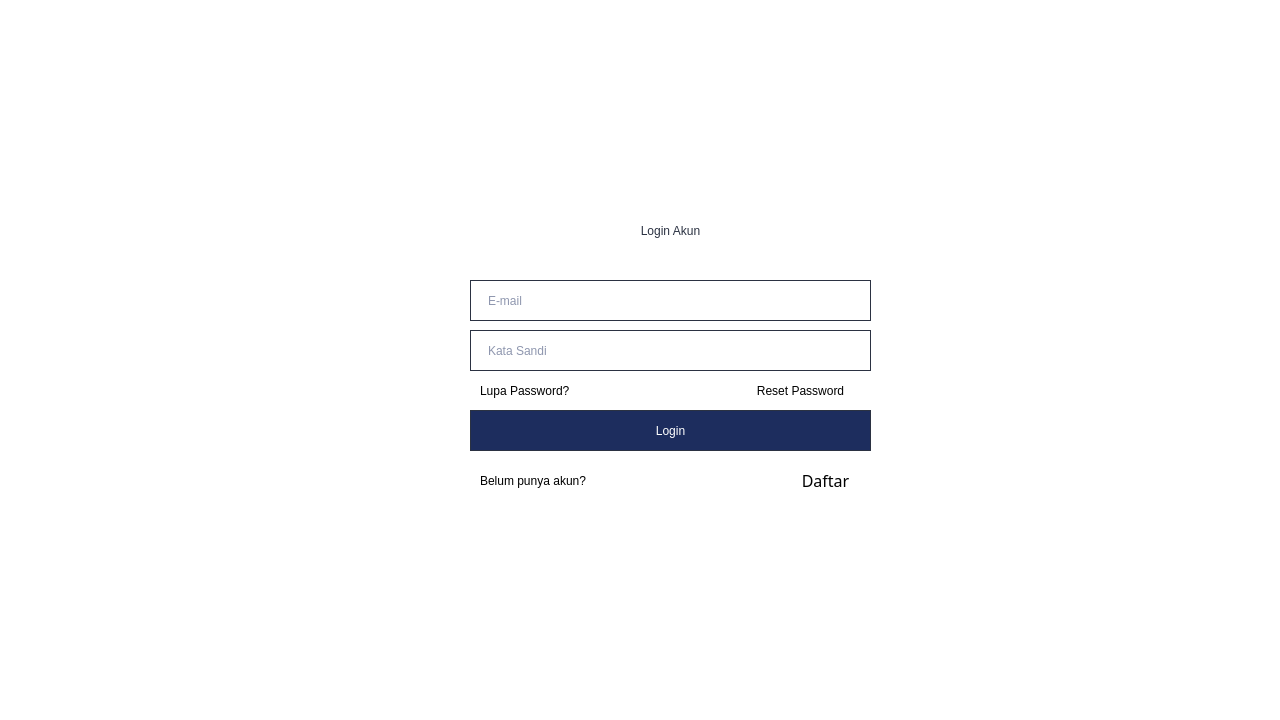
<?xml version="1.0" encoding="UTF-8"?>
<ui version="4.0">
 <class>Dialog</class>
 <widget class="QDialog" name="Dialog">
  <property name="geometry">
   <rect>
    <x>0</x>
    <y>0</y>
    <width>1280</width>
    <height>720</height>
   </rect>
  </property>
  <property name="windowTitle">
   <string>Dialog</string>
  </property>
  <property name="styleSheet">
   <string notr="true">background-color: #fff;</string>
  </property>
  <widget class="QLabel" name="label">
   <property name="geometry">
    <rect>
     <x>540</x>
     <y>200</y>
     <width>261</width>
     <height>61</height>
    </rect>
   </property>
   <property name="styleSheet">
    <string notr="true">color: #2B3242;
font: 30pt &quot;Mulish&quot;;</string>
   </property>
   <property name="text">
    <string>Login Akun</string>
   </property>
   <property name="alignment">
    <set>Qt::AlignCenter</set>
   </property>
  </widget>
  <widget class="QLineEdit" name="email">
   <property name="geometry">
    <rect>
     <x>470</x>
     <y>280</y>
     <width>401</width>
     <height>41</height>
    </rect>
   </property>
   <property name="styleSheet">
    <string notr="true">font: 15pt &quot;Mulish&quot;;color:#1D2D5E; 
height: 47.76695251464844px;
width: 376.5159912109375px;
left: 538px;
top: 229px;
border-radius: 13.25760269165039px;
border: 1.4px solid #2B3242;
padding-left:15px;</string>
   </property>
   <property name="text">
    <string/>
   </property>
   <property name="placeholderText">
    <string>E-mail</string>
   </property>
  </widget>
  <widget class="QLineEdit" name="password">
   <property name="geometry">
    <rect>
     <x>470</x>
     <y>330</y>
     <width>401</width>
     <height>41</height>
    </rect>
   </property>
   <property name="styleSheet">
    <string notr="true">font: 15pt &quot;Mulish&quot;;color:#1D2D5E; 
height: 47.76695251464844px;
width: 376.5159912109375px;
left: 538px;
top: 229px;
border-radius: 13.25760269165039px;
border: 1.4px solid #2B3242;
padding-left:15px;</string>
   </property>
   <property name="text">
    <string/>
   </property>
   <property name="echoMode">
    <enum>QLineEdit::Password</enum>
   </property>
   <property name="placeholderText">
    <string>Kata Sandi</string>
   </property>
  </widget>
  <widget class="QPushButton" name="loginbutton">
   <property name="geometry">
    <rect>
     <x>470</x>
     <y>410</y>
     <width>401</width>
     <height>41</height>
    </rect>
   </property>
   <property name="styleSheet">
    <string notr="true">QPushButton{ 
	background-color: #1D2D5E; color:#FFFFFF;
	font: 15pt &quot;Mulish&quot;;
	border-radius: 13.25760269165039px;
	border: 1.4px solid #2B3242;
}

 QPushButton:hover {
	background-color: #4A577E; color:#fff;
	border: 1.4px solid #2B3242;
 }</string>
   </property>
   <property name="text">
    <string>Login</string>
   </property>
  </widget>
  <widget class="QLabel" name="label_4">
   <property name="geometry">
    <rect>
     <x>480</x>
     <y>470</y>
     <width>161</width>
     <height>21</height>
    </rect>
   </property>
   <property name="styleSheet">
    <string notr="true">color:#000000;
font: 12pt &quot;Mulish&quot;;
</string>
   </property>
   <property name="text">
    <string>Belum punya akun?</string>
   </property>
  </widget>
  <widget class="QPushButton" name="createaccbutton">
   <property name="geometry">
    <rect>
     <x>800</x>
     <y>470</y>
     <width>51</width>
     <height>21</height>
    </rect>
   </property>
   <property name="font">
    <font>
     <family>Mulish</family>
     <pointsize>12</pointsize>
     <weight>50</weight>
     <italic>false</italic>
     <bold>false</bold>
    </font>
   </property>
   <property name="styleSheet">
    <string notr="true">color:#000000;
font: 12pt &quot;Mulish&quot;;
Border: 0px;</string>
   </property>
   <property name="text">
    <string>Daftar</string>
   </property>
  </widget>
  <widget class="QLabel" name="label_6">
   <property name="geometry">
    <rect>
     <x>480</x>
     <y>380</y>
     <width>131</width>
     <height>21</height>
    </rect>
   </property>
   <property name="styleSheet">
    <string notr="true">color:#000000;
font: 12pt &quot;Mulish&quot;;
</string>
   </property>
   <property name="text">
    <string>Lupa Password?</string>
   </property>
  </widget>
  <widget class="QPushButton" name="loginaccbutton_3">
   <property name="geometry">
    <rect>
     <x>740</x>
     <y>380</y>
     <width>121</width>
     <height>21</height>
    </rect>
   </property>
   <property name="styleSheet">
    <string notr="true">color:#000000;
font: 12pt &quot;Mulish&quot;;
Border: 0px;</string>
   </property>
   <property name="text">
    <string>Reset Password</string>
   </property>
  </widget>
 </widget>
 <resources/>
 <connections/>
</ui>
